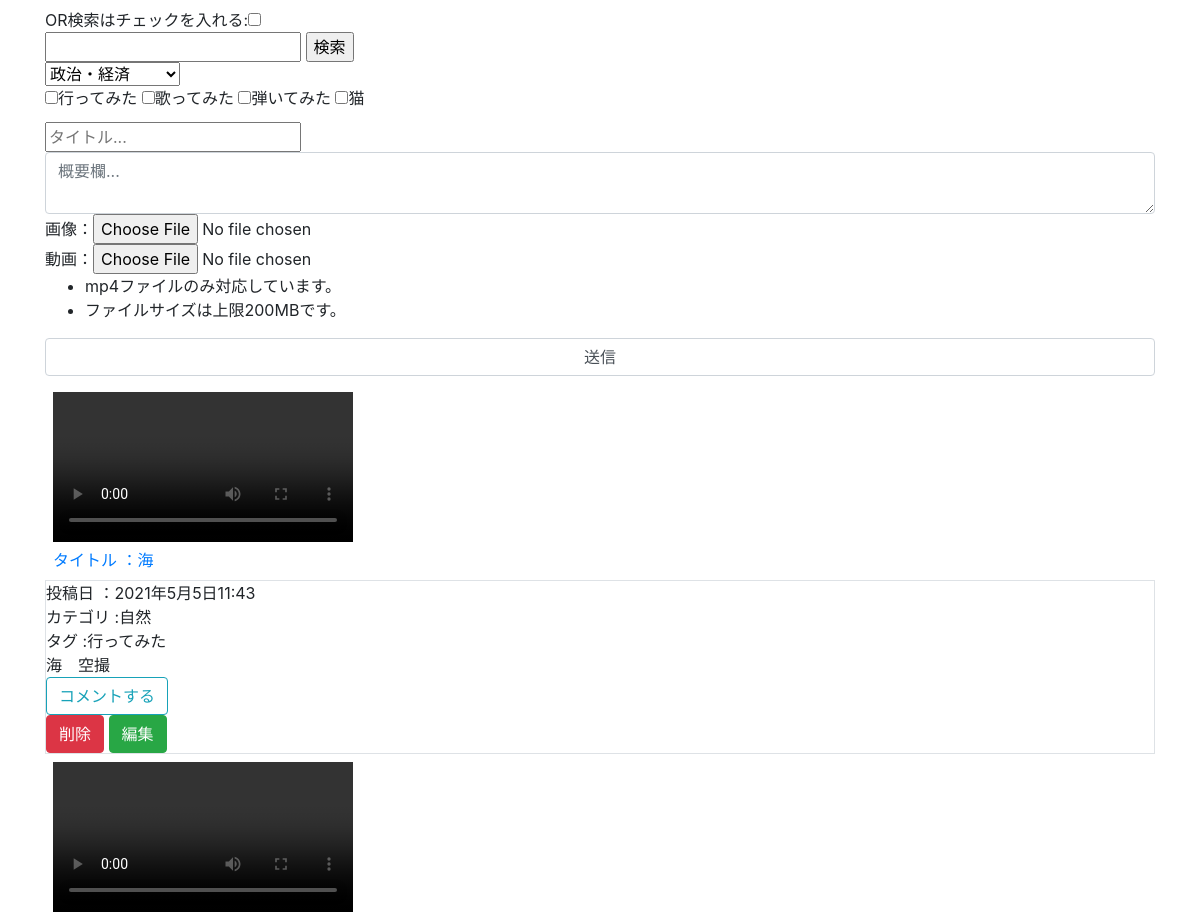
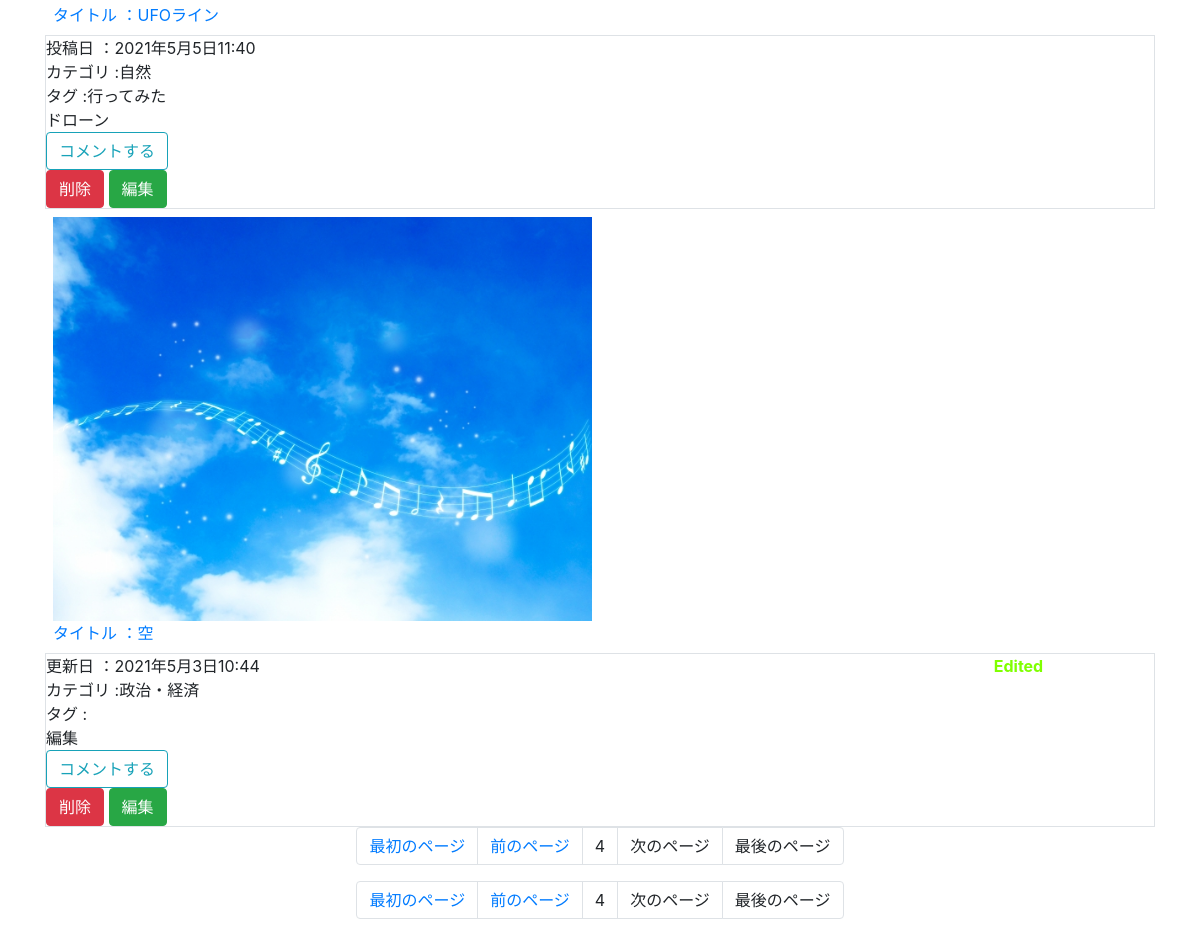
/?page=4, run on the app's committed database (2 pictures, top to bottom).
### tube/models.py (models this page shows, shortened)
class Tag(models.Model):
    class Meta:
        db_table = "tag"
    id     = models.UUIDField(default=uuid.uuid4, primary_key=True, editable=False )
    name   = models.CharField(verbose_name="タグ名", max_length=20)
    def __str__(self):
        return self.name

class Video(models.Model):
    class Meta:
        db_table = "video"
    id       = models.UUIDField(default=uuid.uuid4, primary_key=True, editable=False )
    title    = models.CharField(verbose_name="タイトル", max_length=50)
    category = models.ForeignKey(Category, verbose_name="カテゴリ", on_delete=models.PROTECT)
    tag      = models.ManyToManyField(Tag, verbose_name="タグ", blank=True)
    description  = models.CharField(verbose_name="動画説明文", max_length=300)
    dt           = models.DateTimeField(verbose_name="投稿日", default=timezone.now)
    edited       = models.BooleanField(default=False)
    image        = models.ImageField(verbose_name="画像",upload_to="tube/image",blank=True)
    movie        = models.FileField(verbose_name="動画",upload_to="tube/movie",blank=True)

class Category(models.Model):
    class Meta:
        db_table = "category"
    id     = models.UUIDField(default=uuid.uuid4, primary_key=True, editable=False )
    name   = models.CharField(verbose_name="カテゴリ名", max_length=20)

### tube/views.py (the view, shortened to what this page needs)
class IndexView(View):
    def get(self, request, *args, **kwargs):
        categories = Category.objects.all()
        tags       = Tag.objects.all()
        if "search" in request.GET:
            if request.GET["search"] == "" or request.GET["search"].isspace():
                return redirect("tube:index")
            search = request.GET["search"].replace("　", " ")
            search_list = search.split(" ")
            query = Q()
            for word in search_list:
                if "option" in request.GET:
                    query |= Q(description__contains=word)
                else:
                    query &= Q(description__contains=word)
            videos = Video.objects.filter(query).order_by("-dt")
        else:
            videos = Video.objects.all().order_by("-dt")
        paginator   = Paginator(videos,3) #←(ページネーション化させたいデータ、ページ数)
        if "page" in request.GET:
            videos    = paginator.get_page(request.GET["page"])
        else:
            videos    = paginator.get_page(1)
        context = {"videos": videos,
                   "categories":categories,
                   "tags":tags,
                   }
        return render(request, "tube/index.html", context)

### tube/templatetags/param_change.py (called while the page is built)
@register.simple_tag()
def url_replace(request, field, value):
    dict_           = request.GET.copy()
    dict_[field]    = value
    return dict_.urlencode()

### templates/tube/index.html (shortened to what this page needs)
{% extends "common/sidebar.html" %}
{% load static %}
{% load param_change %}
{% block main %}
<main class="container">
        <form method="GET">
            <div>OR検索はチェックを入れる:<input type="checkbox" name="option" {% if request.GET.option %}checked{% endif %}></div>
            <input type="text" name="search" value="{{ request.GET.search }}">
            <input type="submit" value="検索">
        </form>
        <form method="POST" enctype="multipart/form-data">
            <div>
                <select name="category">
                    {% for category in categories %}
                    <option value="{{ category.id }}">{{ category.name }}</option>
                    {% endfor %}
                </select>
            </div>
            <div>
                {% for tag in tags %}
                <input id ="{{ tag.id }}" type="checkbox" name="tag" value="{{ tag.id }}"><label for="{{ tag.id }}">{{ tag.name }}</label>
                {% endfor %}
            </div>
            <div><input class = "form-text" placeholder="タイトル..." name="title" value="{{ request.POST.title }}"></div>
            <div><textarea class="form-control" name="description" placeholder="概要欄...">{{ video.description }}</textarea></div>
            <div>画像：<input type="file" accept=".jpg,.png" name="image"></div>
            <div>動画：<input type="file" accept="video/mp4" name="movie"></div>
            <div>
                <ul>
                    <li>mp4ファイルのみ対応しています。</li>
                    <li>ファイルサイズは上限200MBです。</li>
                 </ul>
            </div>
            <input class="form-control my-2" type="submit" value="送信">
        </form>
        {% for video in videos %}
           <div class="video_content_list">
               <div class="video_content">
                    <a class="video_content_link" href="{% url 'tube:single' video.id %}">
                        {% if video.image %}<div><img src="/media/{{ video.image }}" alt="投稿された画像"></div>{% endif %}
                        {% if video.movie %}<div><video src="/media/{{ video.movie }}" alt="投稿された動画" controls></video></div>{% endif %}
                        <div>タイトル ：{{ video.title }}</div>
                    </a>
               </div>
           </div>
           <div class="border">
             {% if video.edited %}
                <p class="sort">Edited</p>
             {% endif %}
             <div>
                 {% if video.edited %}更新日 ：{{ video.dt }}
                 {% else %}投稿日 ：{{ video.dt }}
                 {% endif %}
             </div>
             <div>カテゴリ :{{ video.category.name }}</div>
             <div>タグ :{% for tag in video.tag.all %}{{ tag }} {% endfor %}</div>
             <div>{{ video.description }}</div>
             <div>
                 <a class="btn btn-outline-info" href="{% url 'tube:single' video.id %}">コメントする</a>
             </div>
             <a class="btn btn-danger" href="{% url 'tube:delete' video.id %}">削除</a>
             <a class="btn btn-success" href="{% url 'tube:update' video.id %}">編集</a>
           </div>
       {% endfor %}
        <ul class="pagination justify-content-center">
            {% if videos.has_previous %}
            <li class="page-item"><a class="page-link" href="?page={{ videos.start_index }}">最初のページ</a></li>
            <li class="page-item"><a class="page-link" href="?page={{ videos.previous_page_number }}">前のページ</a></li>
            {% else %}
            <li class="page-item"><a class="page-link">最初のページ</a></li>
            <li class="page-item"><a class="page-link">前のページ</a></li>
            {% endif %}
            <li class="page-item"><a class="page-link">{{ videos.number }}</a></li>
            {% if videos.has_next %}
            <li class="page-item"><a class="page-link" href="?page={{ videos.next_page_number }}">次のページ</a></li>
            <li class="page-item"><a class="page-link" href="?page={{ videos.end_index }}">最後のページ</a></li>
            {% else %}
            <li class="page-item"><a class="page-link">次のページ</a></li>
            <li class="page-item"><a class="page-link">最後のページ</a></li>
            {% endif %}
        </ul>
        <ul class="pagination justify-content-center">
            {% if videos.has_previous %}
            <li class="page-item"><a class="page-link" href="?{% url_replace request 'page' '1' %}">最初のページ</a></li>
            <li class="page-item"><a class="page-link" href="?{% url_replace request 'page' videos.previous_page_number %}">前のページ</a></li>
            {% else %}
            <li class="page-item"><a class="page-link">最初のページ</a></li>
            <li class="page-item"><a class="page-link">前のページ</a></li>
            {% endif %}
            <li class="page-item"><a class="page-link">{{ videos.number }}</a></li>
            {% if videos.has_next %}
            <li class="page-item"><a class="page-link" href="?{% url_replace request 'page' videos.next_page_number %}">次のページ</a></li>
            <li class="page-item"><a class="page-link" href="?{% url_replace request 'page' videos.paginator.num_pages %}">最後のページ</a></li>
            {% else %}
            <li class="page-item"><a class="page-link">次のページ</a></li>
            <li class="page-item"><a class="page-link">最後のページ</a></li>
            {% endif %}
        </ul>
</main>
{% endblock %}

### templates/common/sidebar.html (shortened to what this page needs)
{% load static %}
<!DOCTYPE html>
<html lang="ja">
<head>
    <link rel="stylesheet" href="https://stackpath.bootstrapcdn.com/bootstrap/4.4.1/css/bootstrap.min.css">
    <link rel="stylesheet" href="{% static 'common/css/style.css' %}">
</head>
<body>
    <main>
    {% block main %}
    {% endblock %}
    </main>
</body>
</html>

### static/common/css/style.css (style rules this page uses)
img { max-width:100%; }
video { max-width:100%; }
.sort { float: right; margin-right: 10%; font-weight: bold; color: chartreuse; }
.video_content_list { display:flex; flex-wrap:wrap; }
.video_content { width:calc(100% / 2); }
.video_content_link { display:block; margin:0.5rem; }

### data on the page
Tag: name "行ってみた"
Tag: name "歌ってみた"
Tag: name "弾いてみた"
Tag: name "猫"
Video: title "海", dt "2021年5月5日11:43", category.name "自然", description "海 空撮"
Video: title "UFOライン", dt "2021年5月5日11:40", category.name "自然", description "ドローン"
Video: image (picture), title "空", edited "Edited", dt "2021年5月3日10:44", category.name "政治・経済", description "編集"

### other printed values
{{ videos.number }} "4"
form field category "政治・経済"
